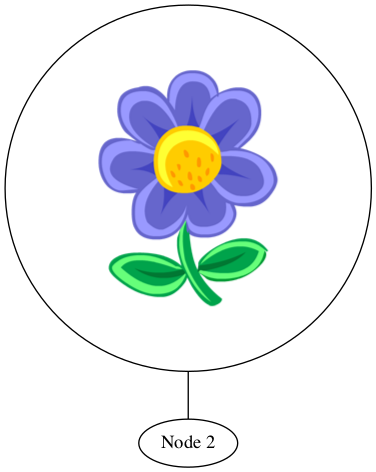

This figure's Python source:
import pydot

# I like to use the full path for the image as it seems less error prone.
# Therefore, first we find the current path of this file and use that to locate the image - assuming the image,
# is in the same folder as this file.
import pathlib
current_path = pathlib.Path(__file__).parent.resolve()


# Create the graph
graph = pydot.Dot("my_graph", graph_type="graph", overlap=False, splines='true')

# The default values are to size the node to the image size. From looking at the output we can see that it
# still has the node name over the image. The easiest solution is to just remove the text.
# We do this by setting the "label" argument to empty. Naturally this does not remove the node name itself,
# but gives the appearance that it has, which is sufficient.
graph.add_node(pydot.Node("Node 1", image=(str(current_path) + "/" + "Elon.png"), label=""))
graph.add_node(pydot.Node("Node 2"))

# Add edge
graph.add_edge(pydot.Edge("Node 1", "Node 2"))

# Save the output
graph.write_png("RemoveTextOnImageNode.png")
